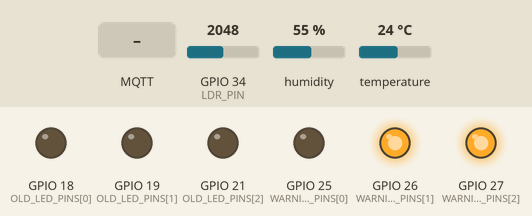
Recording of a sketch running on a simulated ESP32. Shown: output pins drawn as LEDs (lit = HIGH). Dashed ring = blinking. Inputs (shaded band) come from the test bench; at power-on: temperature 24 °C, GPIO 34 (LDR_PIN) = 2048, humidity 55 % (analog values on the 0–4095 scale). WiFi joins after 1.5 s; servers stay silent unless stated; the local clock reads 2024-03-15 10:24:30 at power-on unless the sketch sets it; random numbers use the default seed unless the sketch sets one; EEPROM starts erased; no MQTT or app messages arrive unless stated; what the sketch prints to the serial monitor is not drawn.

Above: at 1.5 s.
1.6 s: temperature set to 0 °C
At 5.7 s:
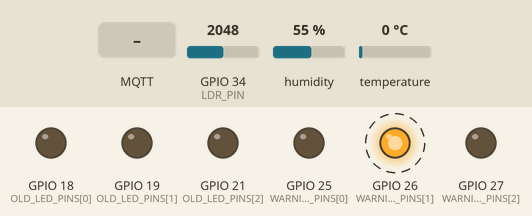
9.9 s: GPIO 34 (LDR_PIN) set to 491
At 10.6 s:
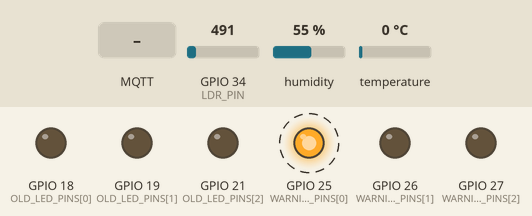
14.8 s: MQTT message "on" arrives on the first subscribed topic
At 15.1 s:
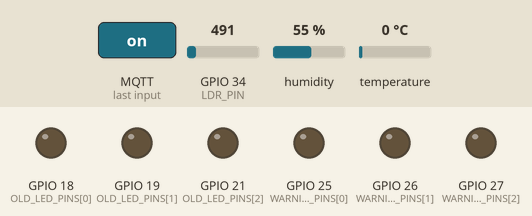
18.3 s: GPIO 34 (LDR_PIN) set to 0
26.8 s: temperature set to 12 °C
At 30.64 s:
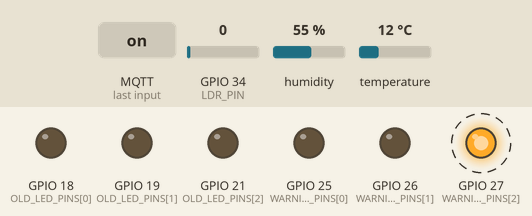
34.8 s: GPIO 34 (LDR_PIN) set to 1228
Timing chart, 0 to 67.1 s (numbered marks = the images above; inputs shaded):
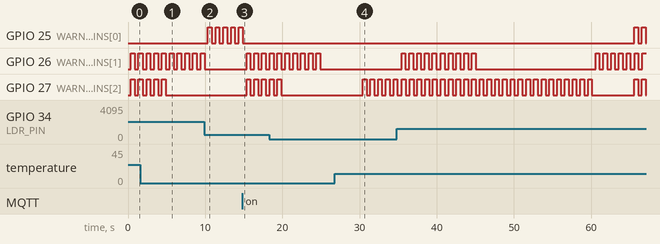

The sketch:

SmartRoomVirtual.ino
```cpp
#include <WiFi.h>
#include <PubSubClient.h>
#include <DHT.h>
#include <ArduinoJson.h>
#include <Preferences.h>
#include <esp_system.h>
#include <time.h>

// Wi-Fi and MQTT settings copied from the supplied sketch.
const char* WIFI_SSID = "ESP32_MQTT";
const char* WIFI_PASSWORD = "12345678";
const char* MQTT_SERVER = "192.168.137.1";
const uint16_t MQTT_PORT = 1888;
const char* MQTT_USERNAME = "phamduycuong";
const char* MQTT_PASSWORD = "b23dccn113";

// Existing topics used by the current Backend.
const char* TOPIC_DATA_SENSOR = "data/sensor";
const char* TOPIC_DEVICE_CONTROL = "device/control";
const char* TOPIC_DEVICE_RESPONSE = "device/response";

// New topic for the software alert indicators and daily alert counts.
// The Backend must subscribe to this topic for the new screen to receive updates.
const char* TOPIC_VIRTUAL_ALERTS = "sensor/virtual-alerts";

// The three existing, manually controlled LEDs remain on these pins.
const int OLD_LED_PINS[3] = {18, 19, 21};

// Existing real sensors are kept alongside the three new virtual sensors.
const int DHT_PIN = 4;
const int DHT_TYPE = DHT11;
const int LDR_PIN = 34;
DHT dht(DHT_PIN, DHT_TYPE);

// New physical warning LEDs, wired with one 220-330 ohm resistor each.
const int WARNING_LED_PINS[3] = {25, 26, 27};

// Each virtual sensor generates random values from 0 up to (but not including) Y.
const char* VIRTUAL_SENSOR_IDS[3] = {"sensor1", "sensor2", "sensor3"};
const char* VIRTUAL_SENSOR_NAMES[3] = {
    "Cảm biến ảo 1", "Cảm biến ảo 2", "Cảm biến ảo 3"
};
const int SENSOR_Y[3] = {100, 100, 100};
const unsigned long SENSOR_INTERVAL_MS = 5000;
const unsigned long LED_ON_MS = 500;
const unsigned long LED_OFF_MS = 500;
const unsigned long ALERT_SNAPSHOT_MS = 5000;
const long GMT_OFFSET_SECONDS = 7 * 60 * 60;

WiFiClient wifiClient;
PubSubClient mqttClient(wifiClient);
Preferences preferences;

bool oldLedStates[3] = {false, false, false};
int virtualValues[3] = {0, 0, 0};
bool alertActive[3] = {false, false, false};
bool warningLedOn[3] = {false, false, false};
unsigned long lastWarningToggle[3] = {0, 0, 0};
uint32_t alertsToday[3] = {0, 0, 0};
char currentDay[9] = ""; // YYYYMMDD, local time (GMT+7)

unsigned long lastSensorRead = 0;
unsigned long lastAlertSnapshot = 0;
unsigned long lastWiFiAttempt = 0;
unsigned long lastMqttAttempt = 0;
bool wifiStarted = false;
bool mqttAttempted = false;

bool readLocalClock(struct tm* value) {
    return getLocalTime(value, 10);
}

bool refreshDailyCounters() {
    struct tm localTime;
    if (!readLocalClock(&localTime)) return false;

    char today[9];
    strftime(today, sizeof(today), "%Y%m%d", &localTime);
    if (strcmp(currentDay, today) == 0) return true;

    snprintf(currentDay, sizeof(currentDay), "%s", today);
    preferences.putString("day", currentDay);
    for (int i = 0; i < 3; i++) {
        alertsToday[i] = 0;
        preferences.putUInt(VIRTUAL_SENSOR_IDS[i], 0);
    }
    return true;
}

void publishDeviceResponse(const char* requestId, int deviceId, bool requestedState,
                           bool actualState, bool success, const char* message) {
    JsonDocument doc;
    doc["esp32Id"] = "ESP32-01";
    doc["requestId"] = requestId;
    doc["deviceId"] = deviceId;
    doc["requestedState"] = requestedState;
    doc["actualState"] = actualState;
    doc["success"] = success;
    doc["message"] = message;

    char payload[384];
    serializeJson(doc, payload, sizeof(payload));
    mqttClient.publish(TOPIC_DEVICE_RESPONSE, payload); // PubSubClient publishes at QoS 0.
}

void publishVirtualSensorData() {
    const float temperature = dht.readTemperature();
    const float humidity = dht.readHumidity();
    const int light = analogRead(LDR_PIN);

    JsonDocument doc;
    doc["deviceId"] = "ESP32-01";

    // Keep sending real sensor readings too, so the existing dashboard/data page still works.
    if (!isnan(temperature)) doc["temperature"] = temperature;
    if (!isnan(humidity)) doc["humidity"] = humidity;
    doc["light"] = light;
    if (isnan(temperature) || isnan(humidity)) Serial.println("DHT11 read error; virtual readings continue");

    JsonObject virtualSensors = doc["virtualSensors"].to<JsonObject>();
    for (int i = 0; i < 3; i++) {
        // random(max) returns 0..max-1. For Y=100, the alarm threshold is 50
        // and the alert starts only when the generated value is strictly greater than 50.
        virtualValues[i] = random(SENSOR_Y[i]);
        JsonObject sensor = virtualSensors[VIRTUAL_SENSOR_IDS[i]].to<JsonObject>();
        sensor["name"] = VIRTUAL_SENSOR_NAMES[i];
        sensor["value"] = virtualValues[i];
        sensor["y"] = SENSOR_Y[i];
        sensor["threshold"] = SENSOR_Y[i] * 0.5;
    }

    char payload[768];
    serializeJson(doc, payload, sizeof(payload));
    const bool published = mqttClient.publish(TOPIC_DATA_SENSOR, payload);
    Serial.print("VIRTUAL SENSOR DATA: ");
    Serial.println(payload);
    Serial.println(published ? "Sensor publish OK" : "Sensor publish failed");
}

void publishVirtualAlertState() {
    if (!mqttClient.connected()) return;
    const bool timeSynced = refreshDailyCounters();

    JsonDocument doc;
    doc["esp32Id"] = "ESP32-01";
    doc["date"] = timeSynced ? currentDay : "";
    doc["timeSynced"] = timeSynced;
    JsonArray leds = doc["leds"].to<JsonArray>();
    for (int i = 0; i < 3; i++) {
        JsonObject led = leds.add<JsonObject>();
        led["sensorId"] = VIRTUAL_SENSOR_IDS[i];
        led["name"] = VIRTUAL_SENSOR_NAMES[i];
        led["pin"] = WARNING_LED_PINS[i];
        led["sensorValue"] = virtualValues[i];
        led["y"] = SENSOR_Y[i];
        led["threshold"] = SENSOR_Y[i] * 0.5;
        led["alertActive"] = alertActive[i];
        led["hardwareLedOn"] = warningLedOn[i];
        led["alertsToday"] = alertsToday[i];
    }

    char payload[1024];
    size_t length = serializeJson(doc, payload, sizeof(payload));
    if (length >= sizeof(payload)) {
        Serial.println("Alert snapshot too large; not published");
        return;
    }
    const bool published = mqttClient.publish(TOPIC_VIRTUAL_ALERTS, payload);
    Serial.print("VIRTUAL ALERT STATE: ");
    Serial.println(payload);
    Serial.println(published ? "Alert publish OK" : "Alert publish failed");
}

void startAlert(int index, unsigned long now) {
    alertActive[index] = true;
    warningLedOn[index] = true;
    lastWarningToggle[index] = now;
    digitalWrite(WARNING_LED_PINS[index], HIGH);

    // Count one alert episode (off -> on), not every individual LED blink.
    if (refreshDailyCounters()) {
        alertsToday[index]++;
        preferences.putUInt(VIRTUAL_SENSOR_IDS[index], alertsToday[index]);
    }
}

void stopAlert(int index) {
    alertActive[index] = false;
    warningLedOn[index] = false;
    digitalWrite(WARNING_LED_PINS[index], LOW);
}

bool evaluateAlerts(unsigned long now) {
    bool stateChanged = false;
    refreshDailyCounters();

    for (int i = 0; i < 3; i++) {
        const bool shouldAlert = virtualValues[i] > SENSOR_Y[i] * 0.5;
        if (shouldAlert && !alertActive[i]) {
            startAlert(i, now);
            stateChanged = true;
        } else if (!shouldAlert && alertActive[i]) {
            stopAlert(i);
            stateChanged = true;
        }
    }
    return stateChanged;
}

void updateWarningLeds(unsigned long now) {
    for (int i = 0; i < 3; i++) {
        if (!alertActive[i]) continue;
        const unsigned long duration = warningLedOn[i] ? LED_ON_MS : LED_OFF_MS;
        if (now - lastWarningToggle[i] < duration) continue;

        warningLedOn[i] = !warningLedOn[i];
        digitalWrite(WARNING_LED_PINS[i], warningLedOn[i] ? HIGH : LOW);
        lastWarningToggle[i] = now;
    }
}

int oldLedPinForDevice(int deviceId) {
    if (deviceId < 1 || deviceId > 3) return -1;
    return OLD_LED_PINS[deviceId - 1];
}

void mqttCallback(char* topic, byte* payload, unsigned int length) {
    if (strcmp(topic, TOPIC_DEVICE_CONTROL) != 0) return;
    if (length >= 256) {
        Serial.println("Control payload too large");
        return;
    }

    char message[256];
    memcpy(message, payload, length);
    message[length] = '\0';

    JsonDocument doc;
    if (deserializeJson(doc, message)) {
        Serial.println("Invalid control JSON");
        return;
    }

    const char* requestId = doc["requestId"] | "";
    const int deviceId = doc["deviceId"] | -1;
    if (!doc["state"].is<bool>()) {
        publishDeviceResponse(requestId, deviceId, false, false, false, "STATE_MUST_BE_BOOLEAN");
        return;
    }
    const bool requestedState = doc["state"].as<bool>();

    if (deviceId == 0) {
        for (int i = 0; i < 3; i++) {
            oldLedStates[i] = requestedState;
            digitalWrite(OLD_LED_PINS[i], requestedState ? HIGH : LOW);
        }
        publishDeviceResponse(requestId, 0, requestedState, requestedState, true, "ALL_OLD_DEVICES_STATE_CHANGED");
        return;
    }

    const int pin = oldLedPinForDevice(deviceId);
    if (pin < 0) {
        publishDeviceResponse(requestId, deviceId, false, false, false, "INVALID_DEVICE_ID");
        return;
    }
    oldLedStates[deviceId - 1] = requestedState;
    digitalWrite(pin, requestedState ? HIGH : LOW);
    const bool actualState = digitalRead(pin) == HIGH;
    publishDeviceResponse(requestId, deviceId, requestedState, actualState,
                          actualState == requestedState,
                          actualState == requestedState ? "DEVICE_STATE_CHANGED" : "DEVICE_STATE_CHANGE_FAILED");
}

void connectWiFi() {
    if (WiFi.status() == WL_CONNECTED) return;
    const unsigned long now = millis();
    if (wifiStarted && now - lastWiFiAttempt < 10000) return;

    wifiStarted = true;
    lastWiFiAttempt = now;
    WiFi.mode(WIFI_STA);
    WiFi.begin(WIFI_SSID, WIFI_PASSWORD);
    Serial.println("Connecting to Wi-Fi...");
}

void connectMQTT() {
    if (WiFi.status() != WL_CONNECTED || mqttClient.connected()) return;
    const unsigned long now = millis();
    if (mqttAttempted && now - lastMqttAttempt < 3000) return;

    mqttAttempted = true;
    lastMqttAttempt = now;
    String clientId = "ESP32-VIRTUAL-" + String((uint32_t)ESP.getEfuseMac(), HEX);
    if (mqttClient.connect(clientId.c_str(), MQTT_USERNAME, MQTT_PASSWORD)) {
        mqttClient.subscribe(TOPIC_DEVICE_CONTROL);
        Serial.println("MQTT connected; subscribed to device/control");
        publishVirtualAlertState();
    } else {
        Serial.print("MQTT connection failed, state=");
        Serial.println(mqttClient.state());
    }
}

void setup() {
    Serial.begin(115200);
    delay(300);
    randomSeed(esp_random());

    for (int i = 0; i < 3; i++) {
        pinMode(OLD_LED_PINS[i], OUTPUT);
        digitalWrite(OLD_LED_PINS[i], LOW);
        pinMode(WARNING_LED_PINS[i], OUTPUT);
        digitalWrite(WARNING_LED_PINS[i], LOW);
    }
    dht.begin();
    pinMode(LDR_PIN, INPUT);
    analogReadResolution(12);

    if (!preferences.begin("virtual-alert", false)) {
        Serial.println("Cannot open NVS storage for daily alert counts");
    } else {
        String savedDay = preferences.getString("day", "");
        snprintf(currentDay, sizeof(currentDay), "%s", savedDay.c_str());
        for (int i = 0; i < 3; i++) {
            alertsToday[i] = preferences.getUInt(VIRTUAL_SENSOR_IDS[i], 0);
        }
    }

    mqttClient.setServer(MQTT_SERVER, MQTT_PORT);
    mqttClient.setCallback(mqttCallback);
    mqttClient.setBufferSize(1200);
    mqttClient.setSocketTimeout(1);

    WiFi.mode(WIFI_STA);
    connectWiFi();
    lastSensorRead = millis() - SENSOR_INTERVAL_MS;
}

void loop() {
    const unsigned long now = millis();
    connectWiFi();

    if (WiFi.status() == WL_CONNECTED && !mqttClient.connected()) {
        static bool ntpStarted = false;
        if (!ntpStarted) {
            configTime(GMT_OFFSET_SECONDS, 0, "pool.ntp.org", "time.nist.gov");
            ntpStarted = true;
        }
        connectMQTT();
    }

    if (mqttClient.connected()) mqttClient.loop();

    if (now - lastSensorRead >= SENSOR_INTERVAL_MS) {
        lastSensorRead = now;
        publishVirtualSensorData();
        evaluateAlerts(millis());
        publishVirtualAlertState();
        lastAlertSnapshot = now;
    }

    updateWarningLeds(millis());

    if (mqttClient.connected() && millis() - lastAlertSnapshot >= ALERT_SNAPSHOT_MS) {
        lastAlertSnapshot = millis();
        publishVirtualAlertState();
    }
}
```
